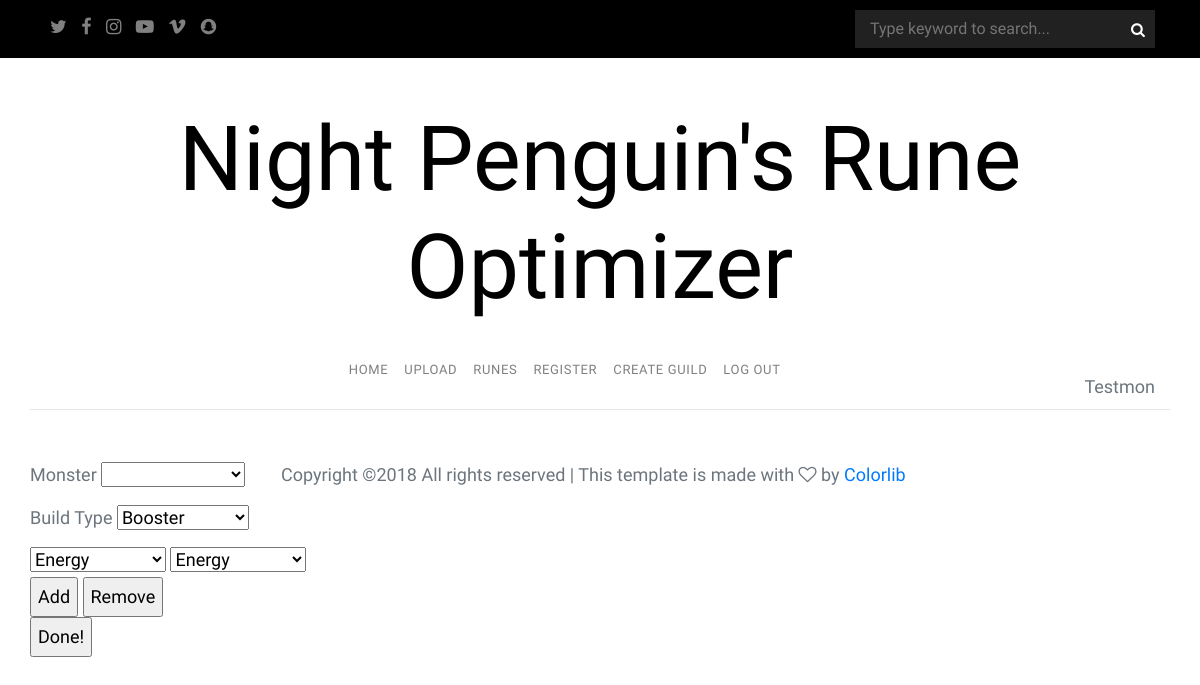
Before: /optimize (signed in) with the older database file.
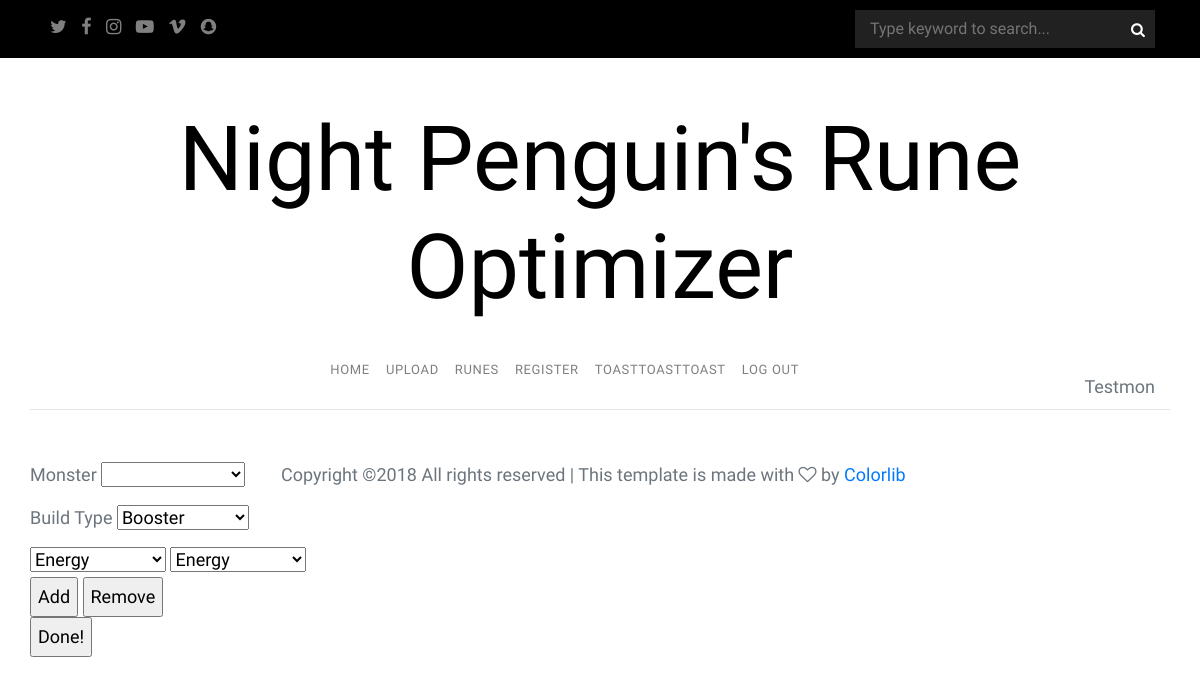
After: the same page with the newer database file.
### app/models.py (models this page shows, shortened)
class User(db.Model, UserMixin):
    id = db.Column(db.Integer, primary_key=True)
    username = db.Column(db.String(20), unique=True, nullable=False)
    email = db.Column(db.String(120), unique=True, nullable=False)
    imagefile = db.Column(db.String(20), nullable=False, default='default.jpg')
    runefile = db.Column(db.String(20), nullable=False, default='emptybox.json')
    monsternames = db.Column(db.String(15000), nullable=False, default='')
    lockedrunes = db.Column(db.String(20), default=None)
    password = db.Column(db.String(60), nullable=False)
    guild = db.Column(db.String, ForeignKey("guild.id"), default=None)
    def guildname(self):
        if self.guild is not None:
            return Guild.query.get(self.guild).guildname

class Guild(db.Model, UserMixin):
    id = db.Column(db.Integer, primary_key=True)
    guildname = db.Column(db.String(50), unique=True, nullable=False)
    __user_ids__ = db.Column(db.String(10000),
                             default='{ "ids": [] }',
                             nullable=False,
                             )

### app/routes.py (the view, shortened to what this page needs)
@login_required
@app.route('/optimize', methods=['GET', 'POST'])
def optimize():
    form = MonsterSelectorForm()
    if not current_user.monsternames:
        return(redirect(url_for('home')))
    mons = set(json.loads(current_user.monsternames))
    mons.remove('Rainbowmon')
    mons.remove('UNKNOWN')
    evtypes = MonsterEvaluator(None).evaluation_types()
    evlabels = [type.replace('eval_', '').replace('_',' ').title() for type in evtypes]
    evchoices = list(zip(evtypes, evlabels))
    monchoices= list(zip(mons, mons))
    form.monsterselector.choices = monchoices
    form.evaluatorselector.choices = evchoices
    return render_template('selectmons.html',
                           form=form,
                           title="Choose Your Builds!",
                           current_user=current_user,
                           )

### app/models.py (called while the page is built)
@loginmanager.user_loader
def load_user(user_id):
    return User.query.get(int(user_id))

### opti/evaluations.py (called while the page is built)
    def evaluation_types(self):
        eval_funcs = []
        for func in dir(self):
            if func.startswith('eval_'):
                eval_funcs.append(func)
        return eval_funcs

### app/templates/selectmons.html (shortened to what this page needs)
{% extends 'index.html' %}
  {% block content %}
    <form method='POST' action=''>
      <div>{{ form.monsterselector.label }} {{ form.monsterselector }}</div>
      <div>{{ form.evaluatorselector.label }} {{ form.evaluatorselector }}</div>
      <div>{{ form.priset }} {{ form.secset }}
      <div>
        {{ form.addbutton }} {{ form.removebutton }}
        <p>{{ form.donebutton }}</p>
      </div>
    </form>
  {% endblock content %}

### app/templates/index.html (shortened to what this page needs)
<!doctype html>
<html lang="en">
  <head>
    <link rel="stylesheet" href="{{ url_for('static', filename='bootstrap.css') }}">
    <link rel="stylesheet" href="{{ url_for('static', filename='owl.carousel.min.css') }}">
    <link rel="stylesheet" href="{{ url_for('static', filename='fonts/ionicons/css/ionicons.min.css') }}">
    <link rel="stylesheet" href="{{ url_for('static', filename='fonts/fontawesome/css/font-awesome.min.css') }}">
    <link rel="stylesheet" href="{{ url_for('static', filename='fonts/flaticon/font/flaticon.css') }}">
    <link rel="stylesheet" href="{{ url_for('static', filename='style.css') }}">
  </head>
  <body>
    <header role="banner">
      <div class="top-bar">
        <div class="container">
          <div class="row">
            <div class="col-9 social">
              <a href="#"><span class="fa fa-twitter"></span></a>
              <a href="#"><span class="fa fa-facebook"></span></a>
              <a href="#"><span class="fa fa-instagram"></span></a>
              <a href="#"><span class="fa fa-youtube-play"></span></a>
              <a href="#"><span class="fa fa-vimeo"></span></a>
              <a href="#"><span class="fa fa-snapchat"></span></a>
            </div>
            <div class="col-3 search-top">
              <form action="#" class="search-top-form">
                <span class="icon fa fa-search"></span>
                <input type="text" id="s" placeholder="Type keyword to search...">
              </form>
            </div>
          </div>
        </div>
      </div>
      <div class="container logo-wrap">
        <div class="row pt-5">
          <div class="col-12 text-center">
            <h1 class="site-logo"><a href="index.html">Night Penguin's Rune Optimizer</a></h1>
          </div>
        </div>
      </div>
      <nav class="navbar navbar-expand-md  navbar-light bg-light">
        <div class="container">
          <div class="collapse navbar-collapse" id="navbarMenu">
            <ul class="navbar-nav mx-auto">
              <li class="nav-item">
                <a class="nav-link" href="{{ url_for('home') }}">Home</a>
              </li>
              <li class="nav-item">
                <a class="nav-link" href="{{ url_for('upload') }}">Upload</a>
              </li>
              <li class="nav-item">
                <a class="nav-link" href="{{ url_for('optimize') }}">Runes</a>
              </li>
              <li class="nav-item">
                <a class="nav-link" href="{{ url_for('register') }}">Register</a>
              </li>
              {% if current_user.guild == None %}
              <li class="nav-item">
                <a class="nav-link" href="{{ url_for('create_guild') }}">Create Guild</a>
              </li>
              {% else %}
              <li class="nav-item">
                <a class="nav-link" href="{{ url_for('guild') }}">
                  {{ current_user.guildname() }}
                </a>
              </li>
              {% endif %}
              <li class="nav-item">
                {% if current_user.is_authenticated == true %}
                  <a class="nav-link" href="{{ url_for('logout') }}">Log Out</a>
                {% else %}
                  <a class="nav-link" href="{{ url_for('login') }}">Log In</a>
                {% endif %}
              </li>
            </ul>
            </br> {{ current_user.username }}
          </div>
        </div
      </nav>
    </header>
    <section class="site-section pt-5">
      <div class="container">
        <div class="row">
          <div class="blog-content-body" id="blog-content-body">
        {% block content %} {% endblock content %}
          </div>
        </div>
      </div>
      <div class="row" height='1500px'>&nbsp;</div>
        <div class="row">
          <div class="col-md-12">
Copyright &copy;<script>document.write(new Date().getFullYear());</script> All rights reserved | This template is made with <i class="fa fa-heart-o" aria-hidden="true"></i> by <a href="https://colorlib.com" target="_blank">Colorlib</a>
          </div>
        </div>
  </body>
</html>

Changed rows visible on the page:
changed User "Testmon": guild empty → "5" (drawn); guildname (not shown) → "TOASTTOASTTOAST"
Other visible differences:
text no longer shown: "CREATE GUILD"
